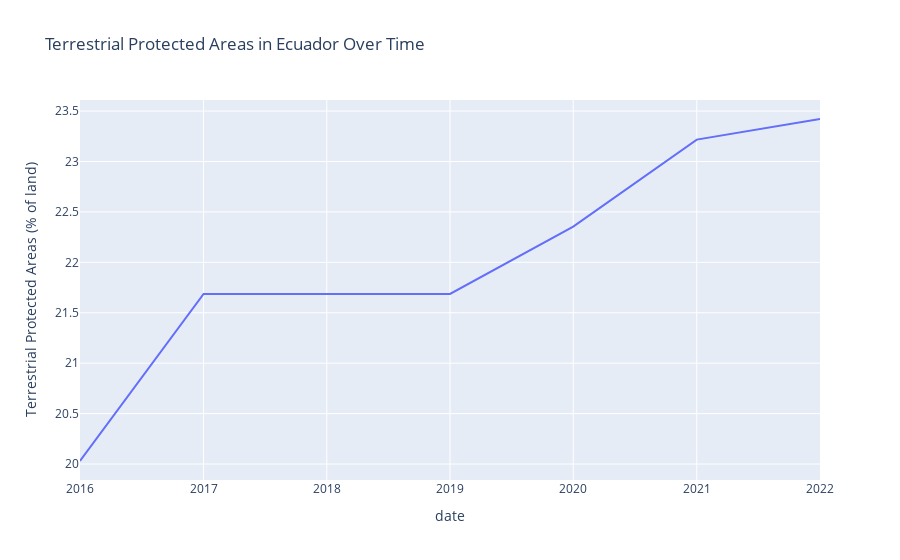

Here is the notebook cell this chart was saved with:
### Code cell
# Define indicator for Terrestrial Protected Areas
indicator = {"ER.LND.PTLD.ZS": "Terrestrial Protected Areas (% of land)"}

# Define country
country = "ECU"  # Brazil's country code

# Fetch data from World Bank API
data = wbdata.get_dataframe(indicator, country=country)

# Convert index (years) to datetime format
data.index = pd.to_datetime(data.index.astype(str) + "-01-01")

# Drop missing values
data.dropna(inplace=True)

# Plot the data
fig = px.line(data, x=data.index, y="Terrestrial Protected Areas (% of land)",
              title="Terrestrial Protected Areas in Ecuador Over Time",
              labels={"x": "Year", "y": "Protected Land (%)"})

# Show plot
fig.show()

### Figure 1 — Plotly figure (JSON) as saved in the notebook; plotly's stock layout.template omitted (floating-point values rounded to 4 significant figures)
{"data": [{"hovertemplate": "date=%{x}<br>Terrestrial Protected Areas (% of land)=%{y}<extra></extra>", "legendgroup": "", "line": {"color": "#636efa", "dash": "solid"}, "marker": {"symbol": "circle"}, "mode": "lines", "name": "", "orientation": "v", "showlegend": false, "type": "scatter", "x": ["2022-01-01T00:00:00", "2021-01-01T00:00:00", "2020-01-01T00:00:00", "2019-01-01T00:00:00", "2018-01-01T00:00:00", "2017-01-01T00:00:00", "2016-01-01T00:00:00"], "xaxis": "x", "y": [23.42, 23.22, 22.35, 21.69, 21.69, 21.69, 20.03], "yaxis": "y"}], "layout": {"legend": {"tracegroupgap": 0}, "title": {"text": "Terrestrial Protected Areas in Ecuador Over Time"}, "xaxis": {"anchor": "y", "domain": [0, 1], "title": {"text": "date"}}, "yaxis": {"anchor": "x", "domain": [0, 1], "title": {"text": "Terrestrial Protected Areas (% of land)"}}}}
